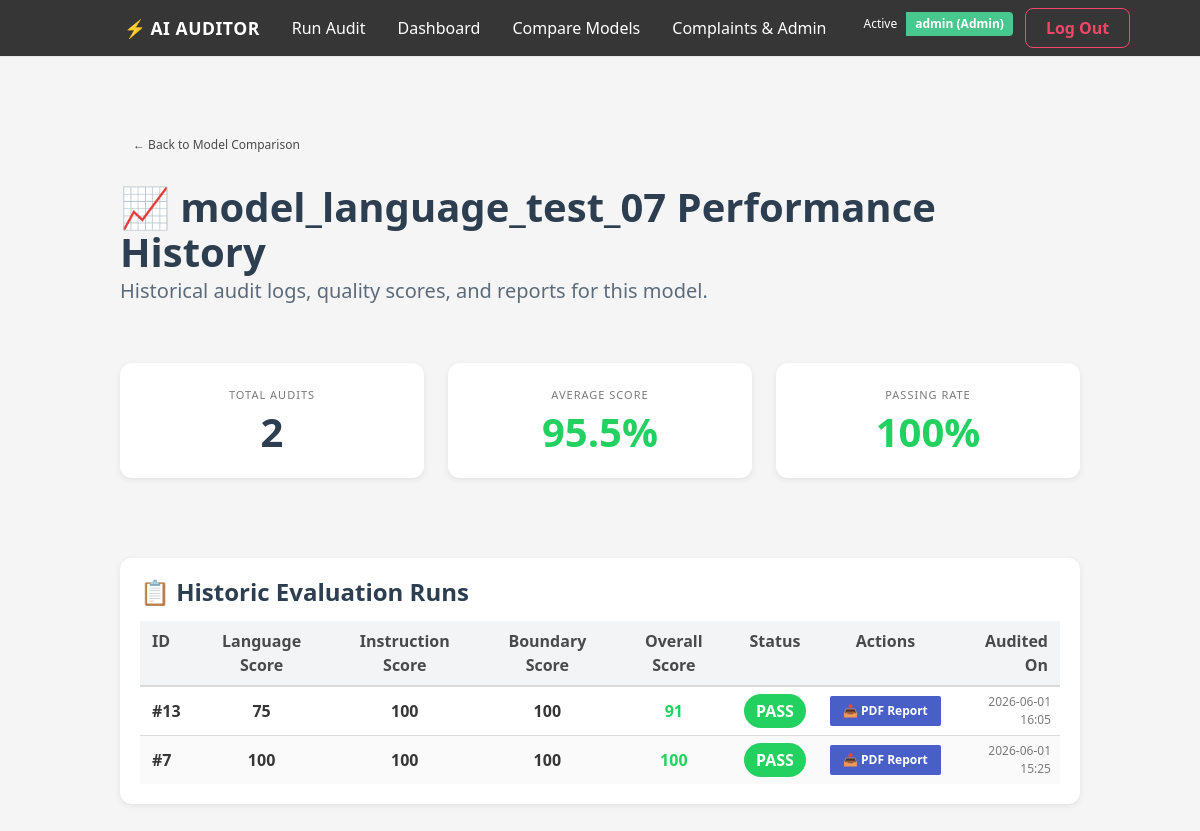
The app's page /model/model_language_test_07 (signed in) with its own data.
### tables this page shows
CREATE TABLE audits (
        id INTEGER PRIMARY KEY AUTOINCREMENT,
        model_name TEXT,
        language_score INTEGER,
        instruction_score INTEGER,
        boundary_score INTEGER,
        overall_score INTEGER,
        status TEXT,
        created_at TEXT
    );

### app.py (the view)
@app.route("/model/<model_name>")
@login_required
def model_history(model_name):
    audits = get_audits_by_model(model_name)
    total = len(audits)
    if total > 0:
        avg_score = sum(a[5] for a in audits) / total
        passes = sum(1 for a in audits if a[6] == 'PASS')
        pass_rate = int((passes / total) * 100)
    else:
        avg_score = 0
        pass_rate = 0
    stats = {
        "total": total,
        "avg_score": round(avg_score, 1),
        "pass_rate": pass_rate
    }
    return render_template(
        "model_history.html",
        model_name=model_name,
        audits=audits,
        stats=stats
    )

### app.py (called while the page is built)
def login_required(f):
    @wraps(f)
    def decorated_function(*args, **kwargs):
        if 'user' not in session:
            return redirect(url_for('login', next=request.url))
        return f(*args, **kwargs)
    return decorated_function

### audit_storage_db.py (called while the page is built)
def get_connection():
    return sqlite3.connect(DB_NAME)

def get_audits_by_model(model_name):
    conn = get_connection()
    cur = conn.cursor()
    cur.execute("SELECT * FROM audits WHERE model_name = ? ORDER BY id DESC", (model_name,))
    rows = cur.fetchall()
    conn.close()
    return rows

### templates/model_history.html
{% extends "base.html" %}
{% block content %}
<div class="main-container">
    <div class="mb-5">
        <a href="/compare" class="button is-light is-small">
            <span>← Back to Model Comparison</span>
        </a>
    </div>
    <div class="columns is-vcentered mb-6">
        <div class="column">
            <h1 class="title is-2">📈 {{ model_name }} Performance History</h1>
            <p class="subtitle is-5">Historical audit logs, quality scores, and reports for this model.</p>
        </div>
    </div>
    <div class="columns mb-6">
        <div class="column">
            <div class="audit-card has-text-centered py-5">
                <p class="heading has-text-grey font-weight-bold">Total Audits</p>
                <p class="title is-2 font-weight-bold" style="color: #2c3e50;">{{ stats.total }}</p>
            </div>
        </div>
        <div class="column">
            <div class="audit-card has-text-centered py-5">
                <p class="heading has-text-grey font-weight-bold">Average Score</p>
                <p class="title is-2 font-weight-bold" style="color: {% if stats.avg_score >= 90 %}#23d160{% elif stats.avg_score >= 70 %}#d1a100{% else %}#ff3860{% endif %};">
                    {{ stats.avg_score }}%
                </p>
            </div>
        </div>
        <div class="column">
            <div class="audit-card has-text-centered py-5">
                <p class="heading has-text-grey font-weight-bold">Passing Rate</p>
                <p class="title is-2 font-weight-bold" style="color: {% if stats.pass_rate >= 90 %}#23d160{% elif stats.pass_rate >= 70 %}#d1a100{% else %}#ff3860{% endif %};">
                    {{ stats.pass_rate }}%
                </p>
            </div>
        </div>
    </div>
    <div class="audit-card">
        <h2 class="title is-4 mb-4">📋 Historic Evaluation Runs</h2>
        <div class="table-container">
            <table class="table is-fullwidth is-striped is-hoverable">
                <thead>
                    <tr>
                        <th class="has-text-grey-dark">ID</th>
                        <th class="has-text-centered has-text-grey-dark">Language Score</th>
                        <th class="has-text-centered has-text-grey-dark">Instruction Score</th>
                        <th class="has-text-centered has-text-grey-dark">Boundary Score</th>
                        <th class="has-text-centered has-text-grey-dark">Overall Score</th>
                        <th class="has-text-centered has-text-grey-dark">Status</th>
                        <th class="has-text-centered has-text-grey-dark">Actions</th>
                        <th class="has-text-right has-text-grey-dark">Audited On</th>
                    </tr>
                </thead>
                <tbody>
                    {% for a in audits %}
                    <tr>
                        <td class="is-vcentered" style="font-weight: 700;">#{{ a[0] }}</td>
                        <td class="is-vcentered has-text-centered" style="font-weight: 600;">{{ a[2] }}</td>
                        <td class="is-vcentered has-text-centered" style="font-weight: 600;">{{ a[3] }}</td>
                        <td class="is-vcentered has-text-centered" style="font-weight: 600;">{{ a[4] }}</td>
                        <td class="is-vcentered has-text-centered" style="font-weight: 700;">
                            <span style="color: {% if a[5] >= 90 %}#23d160{% elif a[5] >= 70 %}#d1a100{% else %}#ff3860{% endif %};">
                                {{ a[5] }}
                            </span>
                        </td>
                        <td class="is-vcentered has-text-centered">
                            {% if a[6] == 'PASS' %}
                                <span class="status-pass" style="font-weight: 700;">PASS</span>
                            {% elif a[6] == 'WARNING' %}
                                <span class="status-warning" style="font-weight: 700;">WARN</span>
                            {% else %}
                                <span class="status-fail" style="font-weight: 700;">FAIL</span>
                            {% endif %}
                        </td>
                        <td class="is-vcentered has-text-centered">
                            <a href="/reports/audit_{{ model_name }}.pdf" class="button is-link is-small" download>
                                📥 PDF Report
                            </a>
                        </td>
                        <td class="is-vcentered has-text-right is-size-7 has-text-grey">{{ a[7][:16]|replace('T', ' ') }}</td>
                    </tr>
                    {% else %}
                    <tr>
                        <td colspan="8" class="has-text-centered py-6 has-text-grey">
                            No evaluations performed for this model yet.
                        </td>
                    </tr>
                    {% endfor %}
                </tbody>
            </table>
        </div>
    </div>
</div>
{% endblock %}

### static/style.css (style rules this page uses)
html, body { min-height: 100%; background: #f5f7fa; }
body { font-family: "Segoe UI", Tahoma, Geneva, Verdana, sans-serif; }
.main-container { padding-top: 25px; padding-bottom: 40px; }
.title { color: #2c3e50; }
.subtitle { color: #5c6b7a; }
.audit-card { background: white; border-radius: 12px; padding: 20px; margin-bottom: 20px; box-shadow: 0 2px 6px rgba(0,0,0,0.08); }
.table { background: white; }
.table th { background: #f3f4f6; }
.button { border-radius: 8px; }
.button.is-link { font-weight: 600; }
.status-pass { background: #23d160; color: white; padding: 6px 12px; border-radius: 20px; }

### records on screen
audits: id "13", language_score "75", instruction_score "100", boundary_score "100", overall_score "91", status "PASS", created_at "2026-06-01 16:05"
audits: id "7", language_score "100", instruction_score "100", boundary_score "100", overall_score "100", status "PASS", created_at "2026-06-01 15:25"

### other values on screen
{{ session.get('user') }} "admin"
{{ model_name }} "model_language_test_07"
{{ stats.total }} "2"
{{ stats.avg_score }} "95.5"
{{ stats.pass_rate }} "100"
